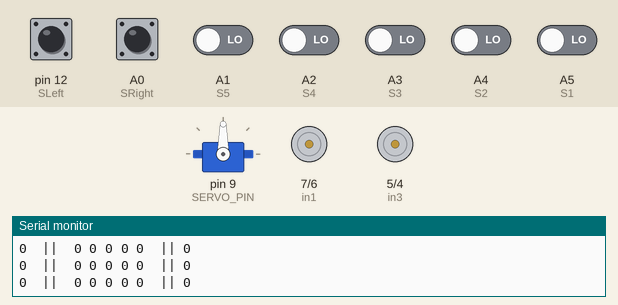
Recording of a sketch running on a simulated Arduino Uno, built with avr-gcc and run on an emulated ATmega328P. On the bench: servo, motor-driver pin pairs drawn as motors (green arrow = first pin HIGH = forward, orange = second pin HIGH = backward, longer = more drive, scaled by the enable pin), the last lines printed to the serial monitor. The inputs (shaded band) are chosen by the test bench; at power-on: A0 (SRight), A1 (S5), A2 (S4), A3 (S3), A4 (S2), A5 (S1), pin 12 (SLeft) LOW.

Above: at 1.2 s.
1.3 s: pin 12 (SLeft) pulled HIGH for 0.15 s
At 2.2 s:
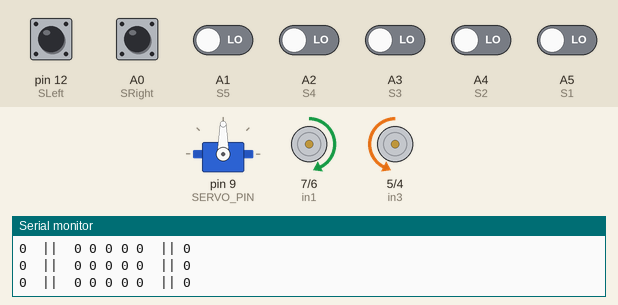
2.9 s: A3 (S3) driven HIGH
At 4.1 s:
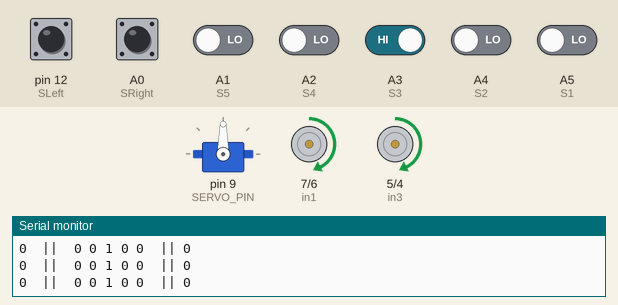
4.4 s: A2 (S4) driven HIGH
At 5.6 s:
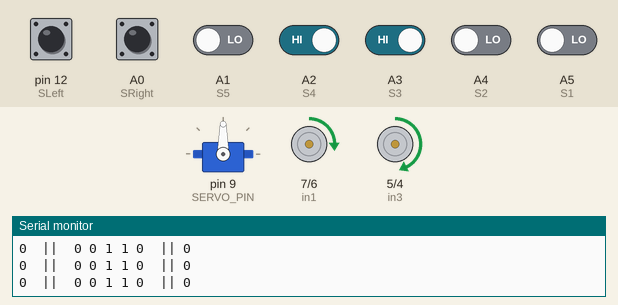
5.9 s: pin 12 (SLeft) pulled HIGH for 1 s
At 6.06 s:
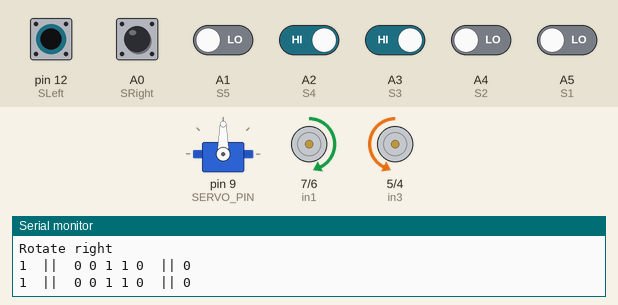
8.4 s: A0 (SRight) pulled HIGH for 1 s
At 8.61 s:
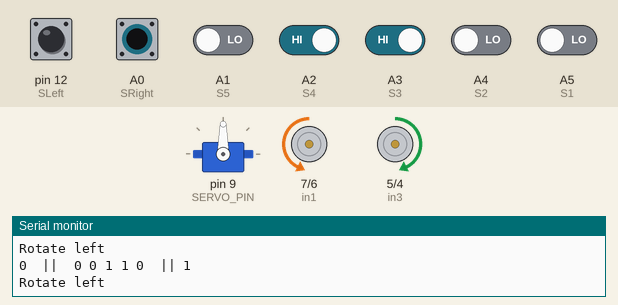
10.9 s: A1 (S5) driven HIGH
At 12.1 s:
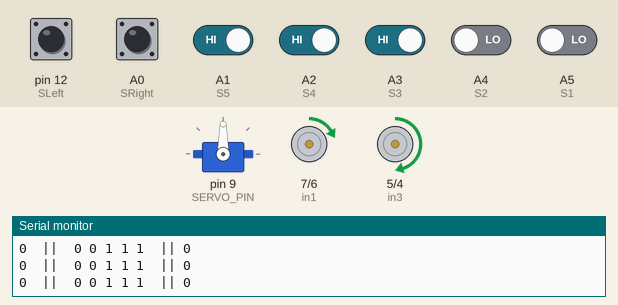
Timing chart, 0 to 13.9 s (numbered marks = the images above; inputs shaded):
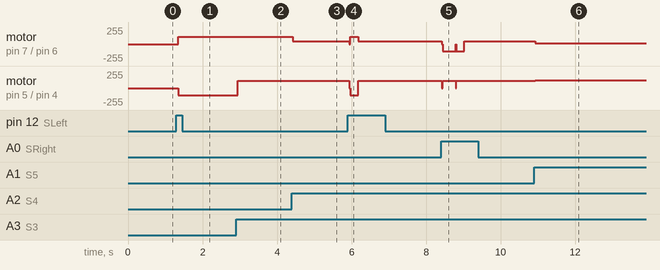

The sketch:

lineTest-No1.ino
```cpp
#include <Servo.h>
#define SERVO_PIN 9
Servo servo_test;        //initialize a servo object for the connected servo
//
int angle = 0;
int angle1 = 90;
#define ena 11 //mottor right
#define in1 7
#define in2 6
#define in3 5
#define in4 4
#define enb 3 //mottor left
bool isAuto = false;
//line
#define SLeft 12 // cam bien re trai
#define S1 A5
#define S2 A4
#define S3 A3
#define S4 A2
#define S5 A1
#define SRight A0 // cam bien re phai


int s1Value = 0;
int s2Value = 0;
int s3Value = 0;
int s4Value = 0;
int s5Value = 0;
int sRValue = 0;
int sLValue = 0;
int countTurnRight = 0;
int countTurnLeft = 0;
void setup() {
  // put your setup code here, to run once:
//  servo_test.attach(9);
  Serial.begin(9600);
  servo_test.attach(SERVO_PIN);
  servo_test.write(90);
  pinMode(S1, INPUT);
  pinMode(S2, INPUT);
  pinMode(S3, INPUT);
  pinMode(S4, INPUT);
  pinMode(S5, INPUT);
  pinMode(SLeft, INPUT);
  pinMode(SRight, INPUT);
  pinMode(ena, OUTPUT);
  pinMode(in1, OUTPUT);
  pinMode(in2, OUTPUT);
  pinMode(in3, OUTPUT);
  pinMode(in4, OUTPUT);
  pinMode(enb, OUTPUT);

}

void loop() {
  // put your main code here, to run repeatedly:
  //right
  // trắng A0
  autoMove();
//  rotateRight90();
//  stopMove();
//  delay(1000);
}
void autoMove(){
    readIRSensor();
    if (sRValue == 1)
    {
      if (countTurnRight < 2)
      {
        stopMove();
            delay(20);
        rotateRight90();
        countTurnRight++;
        while (countTurnRight < 2)
        {
          readIRSensor();
          lineFollowing();
          if (sRValue == 1)
          {
            stopMove();
            delay(20);
            rotateRight90();
            countTurnRight++;
          }
        }
      }
    }
    if (sLValue == 1)
    {
      if (countTurnLeft < 2)
      {
        stopMove();
            delay(20);
        rotateLeft90();
        countTurnLeft++;
        while (countTurnLeft < 2)
        {
          readIRSensor();
          lineFollowing();
          if (sLValue == 1)
          {
            stopMove();
            delay(20);
            rotateLeft90();
            countTurnLeft++;
          }
        }
      }
    }
    if ((s1Value == 1) && (s2Value == 1) && (s3Value == 1) && (s4Value == 1) && (s5Value == 1))
    {
      stopMove();
      riseFlag();
    }
    else
    {
      lineFollowing();
    }
  }
void lineFollowing() {

    if ((s1Value == 0) && (s2Value == 0) && (s3Value == 0) && (s4Value == 0) && (s5Value == 1))
    {
       analogWrite(ena, 0);
       analogWrite(enb, 130);
       moveForward();
    }
    else if ((s1Value == 0) && (s2Value == 0) && (s3Value == 1) && (s4Value == 1) && (s5Value == 1))
    {
       analogWrite(ena, 10);
       analogWrite(enb, 120);
       moveForward();
    }
     else if ((s1Value == 0) && (s2Value == 0) && (s3Value == 1) && (s4Value == 1) && (s5Value == 1))
    {
      if (countTurnRight < 2)
      {
        stopMove();
        delay(20);
        rotateRight90();
        countTurnRight++;
        while (countTurnRight < 2)
        {
          readIRSensor();
          lineFollowing();
          if (sRValue == 1 || ((s1Value == 0) && (s2Value == 0) && (s3Value == 1) && (s4Value == 1) && (s5Value == 1)))
          {
            stopMove();
            delay(20);
            rotateRight90();
            countTurnRight++;
          }
        }
      }

    }
    else if ((s1Value == 0) && (s2Value == 0) && (s3Value == 0) && (s4Value == 1) && (s5Value == 0))
    {
       analogWrite(ena, 10);
       analogWrite(enb, 120);
       moveForward();
    }
    else if ((s1Value == 0) && (s2Value == 0) && (s3Value == 1) && (s4Value == 1) && (s5Value == 0))
    {
       analogWrite(ena, 40);
       analogWrite(enb, 110);
       moveForward();
    }
    else if ((s1Value == 0) && (s2Value == 0) && (s3Value == 1) && (s4Value == 0) && (s5Value == 0))
    {
       analogWrite(ena, 110);
       analogWrite(enb, 110);
       moveForward();
    }
    else if ((s1Value == 0) && (s2Value == 1) && (s3Value == 1) && (s4Value == 0) && (s5Value == 0))
    {
       analogWrite(ena, 110);
       analogWrite(enb, 40);
       moveForward();
    }
     else if ((s1Value == 0) && (s2Value == 1) && (s3Value == 0) && (s4Value == 0) && (s5Value == 0))
    {
       analogWrite(ena, 120);
       analogWrite(enb, 10);
       moveForward();
    }
    else if ((s1Value == 1) && (s2Value == 1) && (s3Value == 1) && (s4Value == 0) && (s5Value == 0))
    {
       analogWrite(ena, 120);
       analogWrite(enb, 10);
       moveForward();
    }
    else if ((s1Value == 1) && (s2Value == 1) && (s3Value == 1) && (s4Value == 0) && (s5Value == 0))
    {
      if (countTurnLeft < 2)
      {
        stopMove();
        delay(20);
        rotateLeft90();
        countTurnLeft++;
        while (countTurnLeft < 2)
        {
          readIRSensor();
          lineFollowing();
          if (sLValue == 1 || ((s1Value == 1) && (s2Value == 1) && (s3Value == 1) && (s4Value == 0) && (s5Value == 0)))
          {
            stopMove();
            delay(20);
            rotateLeft90();
            countTurnLeft++;
          }
        }
      }
    }
    else if ((s1Value == 1) && (s2Value == 0) && (s3Value == 0) && (s4Value == 0) && (s5Value == 0))
    {
       analogWrite(ena, 130);
       analogWrite(enb, 0);
       moveForward();
    }

}

void readIRSensor()
{
  //Đọc data từ cảm biến hồng ngoại
  sLValue = digitalRead(SLeft);
  Serial.print(sLValue);
  Serial.print("  ||  ");
  s1Value = digitalRead(S1);
  Serial.print(s1Value);
  Serial.print(" ");
  s2Value = digitalRead(S2);
  Serial.print(s2Value);
  Serial.print(" ");
  s3Value = digitalRead(S3);
  Serial.print(s3Value);
  Serial.print(" ");
  s4Value = digitalRead(S4);
  Serial.print(s4Value);
  Serial.print(" ");
  s5Value = digitalRead(S5);
  Serial.print(s5Value);
  Serial.print(" ");
  sRValue = digitalRead(SRight);
  Serial.print(" || ");
  Serial.println(sRValue);
}
void moveForward()
{
  digitalWrite(in1, HIGH);
  digitalWrite(in2, LOW);
  digitalWrite(in3, HIGH);
  digitalWrite(in4, LOW);

}

void moveBackward()
{
  analogWrite(ena, 110);
  digitalWrite(in1, LOW);
  digitalWrite(in2, HIGH);
  analogWrite(enb, 110);
  digitalWrite(in3, LOW);
  digitalWrite(in4, HIGH);

}

void rotateRight90()
{
  long int startTime = millis();
  long int endTime = 0;
  do
  {
    Serial.println("Rotate left");
    analogWrite(ena, 110);
    digitalWrite(in1, LOW);
    digitalWrite(in2, HIGH);
    analogWrite(enb, 110);
    digitalWrite(in3, HIGH);
    digitalWrite(in4, LOW);
    readIRSensor();
    endTime = millis();
  }
  while (s3Value != 1 || (endTime - startTime) < 300 - 100 * countTurnRight);

}

void riseFlag()
{


  //Code phất cờ\

servo_test.write(angle);
  delay(100);
}

void rotateLeft90()
{

  long int startTime = millis();
  long int endTime = 0;
  Serial.println("Rotate right");
  do
  {
    analogWrite(ena, 110);
    digitalWrite(in1, HIGH);

    digitalWrite(in2, LOW);
    analogWrite(enb, 110);
    digitalWrite(in3, LOW);
    digitalWrite(in4, HIGH);
    readIRSensor();
    endTime = millis();
  }
  while (s3Value != 1 || (endTime - startTime) < 300 - 100 * countTurnLeft);

//  moveForward();
//  delay(100);
}

void stopMove()
{
  digitalWrite(in1, LOW);
  digitalWrite(in2, LOW);
  digitalWrite(in3, LOW);
  digitalWrite(in4, LOW);
//    gServo.write(0);
}
```

Measured:
- after the input at 1.3 s, motor on pin 7 (in1) / pin 6 (in2): stopped → forward 110/255 after 0.05 s; motor on pin 5 (in3) / pin 4 (in4): stopped → backward 110/255 after 0.05 s
- after the input at 2.9 s, motor on pin 5 (in3) / pin 4 (in4): backward 110/255 → forward 110/255 at once
- after the input at 4.4 s, motor on pin 7 (in1) / pin 6 (in2): forward 110/255 → forward 40/255 at once
- after the input at 5.9 s, motor on pin 7 (in1) / pin 6 (in2): forward 40/255 → forward 110/255 at once, → forward 40/255 0.24 s later; motor on pin 5 (in3) / pin 4 (in4): forward 110/255 → backward 110/255 at once, → forward 110/255 0.24 s later
- after the input at 8.4 s, motor on pin 7 (in1) / pin 6 (in2): forward 40/255 → backward 110/255 at once, → forward 40/255 0.60 s later; motor on pin 5 (in3) / pin 4 (in4): alternates forward 110/255 for 0.35 s and stopped for 0.02 s, 4 changes in all, then stays forward 110/255, starting at once
- after the input at 10.9 s, motor on pin 7 (in1) / pin 6 (in2): forward 40/255 → forward 10/255 at once; motor on pin 5 (in3) / pin 4 (in4): forward 110/255 → forward 120/255 at once
